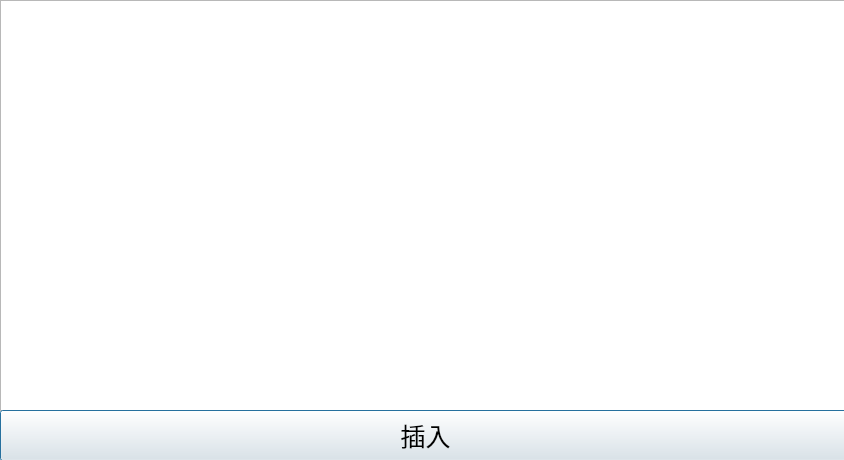
<?xml version="1.0" encoding="UTF-8"?>
<ui version="4.0">
 <class>ResultDialog</class>
 <widget class="QDialog" name="ResultDialog">
  <property name="geometry">
   <rect>
    <x>0</x>
    <y>0</y>
    <width>844</width>
    <height>460</height>
   </rect>
  </property>
  <property name="windowTitle">
   <string>结果</string>
  </property>
  <widget class="QTableWidget" name="tableWidget">
   <property name="geometry">
    <rect>
     <x>0</x>
     <y>0</y>
     <width>851</width>
     <height>411</height>
    </rect>
   </property>
  </widget>
  <widget class="QPushButton" name="pushButton">
   <property name="geometry">
    <rect>
     <x>0</x>
     <y>410</y>
     <width>851</width>
     <height>51</height>
    </rect>
   </property>
   <property name="font">
    <font>
     <family>幼圆</family>
     <pointsize>19</pointsize>
    </font>
   </property>
   <property name="text">
    <string>插入</string>
   </property>
  </widget>
 </widget>
 <resources/>
 <connections/>
</ui>
